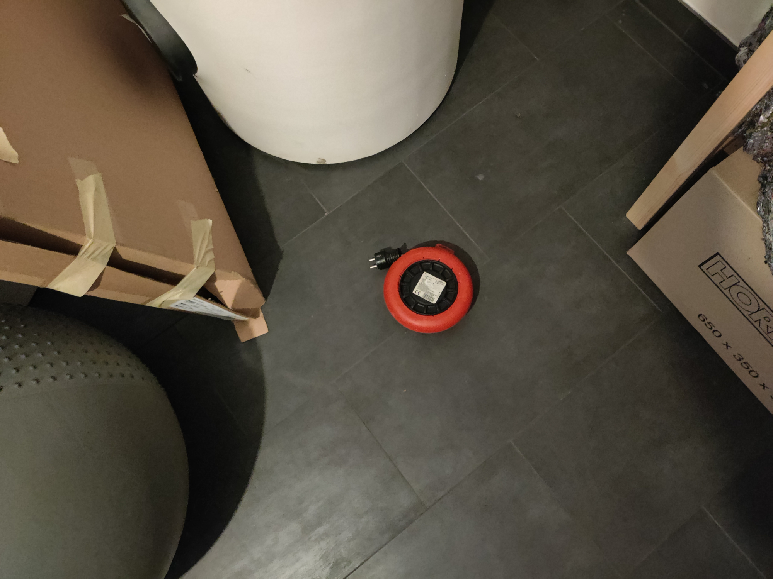
//> input picture kabeltrommel.png, 773 x 579 px
$ ./main kabeltrommel.png   (built with g++ and OpenCV 4)
//> lines starting //> are read from the running program, lines starting //| are printed output that depends on the picture; after the words box and inside, x2 and y2 are one past the last pixel; in counts of white or black regions, pixels touching at a corner belong together
/*Code by Ivo ackermann unless stated otherwise
loads an image source, color segments, smooths, detects edges with sobel, and detects circles in the image */

#include <iostream>           //Basic I/O Operations
#include "opencv2/opencv.hpp" //Include all OpenCV header


using namespace std;


//Class template
class discreteConvolution
{
private: //private members
    cv::Mat kernel_;

public: //public members
    //constructors
    discreteConvolution();
    discreteConvolution(cv::Mat);

    //public member functions
    void print();
    void conv(cv::Mat image, cv::Mat &convimage);
};

//default constructor
discreteConvolution::discreteConvolution()
{
    //initialize private members
    kernel_ = cv::Mat::zeros(3,3, CV_64F);
}


//angabe constructor
discreteConvolution::discreteConvolution(cv::Mat kernel)
{
    //initialize private members
    kernel_ = kernel;
}


//public member functions definitions
void discreteConvolution::print()           //for debugging
{
    std::cout << kernel_ << endl;
}

void discreteConvolution::conv(cv::Mat image, cv::Mat &convimage)
{
    image.convertTo(image, CV_64FC1);
    double min, max;
    convimage = cv::Mat::zeros(image.rows-kernel_.rows+1,image.cols-kernel_.cols+1, CV_64FC1);
    double sum = 0;
        for(int i = 0; i < image.rows-kernel_.rows+1; i++)
        {
            for(int j = 0; j < image.cols-kernel_.cols+1; j++)
            {
                sum = 0;                                                                        //build sum over dot product of kernel and the relevant section of image
                for (int k = 0; k < kernel_.rows; k++)
                {
                    for (int l = 0; l < kernel_.cols; l++)
                    {
                        sum += image.at<double>(i+k,j+l)*kernel_.at<double>(k,l);
                    }
                }
                convimage.at<double>(i,j)=sum;

            }
        }

}


class sobelDetector
{
    private:
            double m[3][3] = {{1., 2., 1.}, {0., 0., 0.}, {-1., -2., -1.}};     //explicit definition of sobel gradient detector kernel
            cv::Mat kernel_ = cv::Mat(3, 3, CV_64F, m);                         //feed Mat with the double array
            discreteConvolution sobelx_ = discreteConvolution(kernel_);
            discreteConvolution sobely_ = discreteConvolution(kernel_.t());     //.t transposes cv::Mat


    public:
        sobelDetector(){}

        //returns the edges of an image to imgsobel
        void getEdges(cv::Mat img,cv::Mat &imgsobel)
        {
            if (img.type()!=CV_64F) img.convertTo(img, CV_64F);                  //check if img is double and convert if it isnt
            if (imgsobel.type()!=CV_64F) imgsobel.convertTo(imgsobel, CV_64F);   //check if img is double and convert if it isnt

            //sobelx_.print();
            cv::Mat imgsobelx, imgsobely;
            sobelx_.conv(img, imgsobelx);                          //sobel in one dimension
            //sobely_.print();
            sobely_.conv(img, imgsobely);                          //sobel in the other dimension
            imgsobel = (imgsobelx.mul(imgsobelx)+imgsobely.mul(imgsobely)); //pythagoras in two lines
            cv::sqrt(imgsobel,imgsobel);
        }


};


//color segmentation of BGR based on the channel chosen in prefered_channel
void segment(std::vector<cv::Mat> BGR, cv::Mat &color, int prefered_channel)
{
    if( prefered_channel < 0 || prefered_channel > 2 ) {
        std::cout << "choose channel 0,1 or 2\n";                           // Print error msg
        color=cv::Mat::zeros(3,3,CV_64F);                                  // Failure doesn't occur to lazy find a compilable solution
    }

    for(int i=0; i< BGR.size() ;++i){                                       //check if BGR is double and convert if it isnt
    if (BGR[i].type()!=CV_64F) BGR[i].convertTo(BGR[i], CV_64F);
    }
    if (color.type()!=CV_64F) color.convertTo(color, CV_64F);                 //check if img is double and convert if it isnt

    if(prefered_channel==0) color =   2*BGR[0] - BGR[1] - BGR[2];       //color segmentation based on chosen channel
    if(prefered_channel==1) color = - BGR[0] + 2*BGR[1] - BGR[2];
    if(prefered_channel==2) color = - BGR[0] - BGR[1] + 2*BGR[2];
}


//returns an 8bit mat that is scaled to the [0,255] interval
void normalize(cv::Mat mat, cv::Mat &normmat)
{
    if (mat.type()!=CV_64F) mat.convertTo(mat, CV_64F);                 //check if img is double and convert if it isnt

    double min=255, max=0;                                              //slow but works
        for(int i = 0; i < mat.rows; i++)
        {
            for(int j = 0; j < mat.cols; j++)
            {
                min=std::min(min,mat.at<double>(i,j));
                max=std::max(max,mat.at<double>(i,j));
            }
        }
    mat = mat-min;
    mat = (mat/(max-min))*255;
    //cout  << "min " << min << "  max " << max <<endl;
    mat.convertTo(normmat, CV_8UC1);

}


int main( int argc, char** argv ) {             //example code by woeber
    if( argc != 2 ) {
        std::cout << "Usage: ./OpenCV <Pfad-zum-Bild>\n"; // Pritn usage message
        return -1;                                        // Failure occurs
    }

    std::string path_to_image = std::string( argv[ 1 ] );    //example code by woeber
    std::cout << "Got path to image:" << path_to_image << std::endl;
    //------------------------------//
    //--- Load iamge and test it ---//
    //------------------------------//
    cv::Mat img = cv::imread( path_to_image ); // Load image
//> img is the input picture: 579 rows x 773 cols, CV_8UC3; mean B, G, R 67.3, 80.4, 88.5
    if( img.rows <= 0 ) {
        std::cout << "Faulty iamge file\n"; // Pritn error msg
        return -1;                          // Failure occurs
    }//End check image                          //end of excample code


    double m[3][3] = {{1., 2., 1.}, {2., 4., 2.}, {1., 2., 1.}};     //explicit definition of double array gaussian
    cv::Mat kernel = cv::Mat(3, 3, CV_64F, m);              //feed Mat with the double array
    discreteConvolution *denoise = new discreteConvolution(kernel);
    //denoise->print();

    std::vector< cv::Mat > layers;
    cv::Mat convimage, charconvimage, segimg, edges, charedges, thresholdedimg;
    cv::split(img, layers);         // Split channles into 3 cv::Mats instead of 1 cv::Mat that has vec3 entries
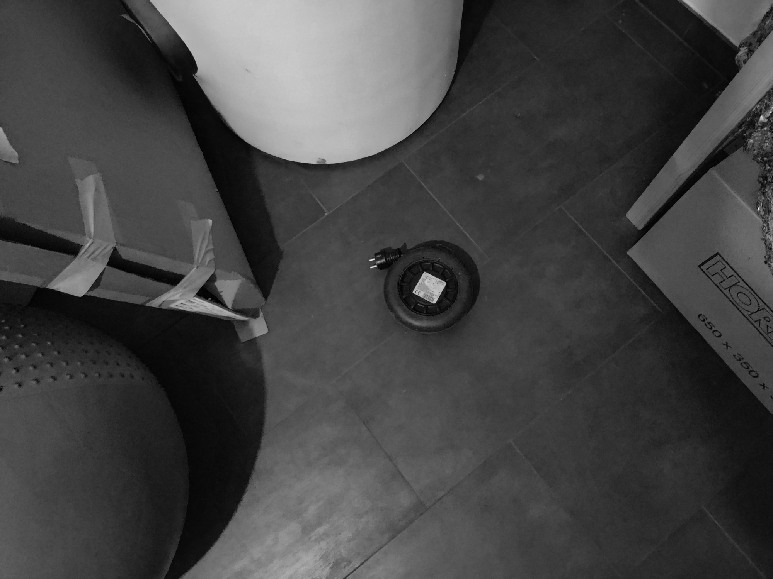
//> layers[0]: 579 rows x 773 cols, CV_8UC1; min 0, max 240, mean 67.3
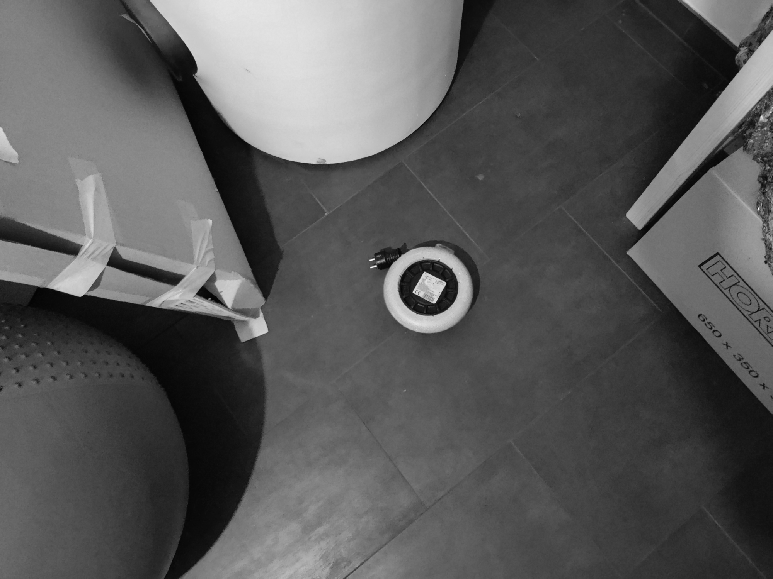
//> layers[2]: 579 rows x 773 cols, CV_8UC1; min 1, max 254, mean 88.5
    segment(layers, segimg ,2);     // colorsegmentation
//> the loop in segment, `for(int i=0; i< BGR.size() ;++i)` made 3 passes
//> in segment, `if(prefered_channel==2) color = - BGR[0] - BGR[1] + 2*BGR[2];`:
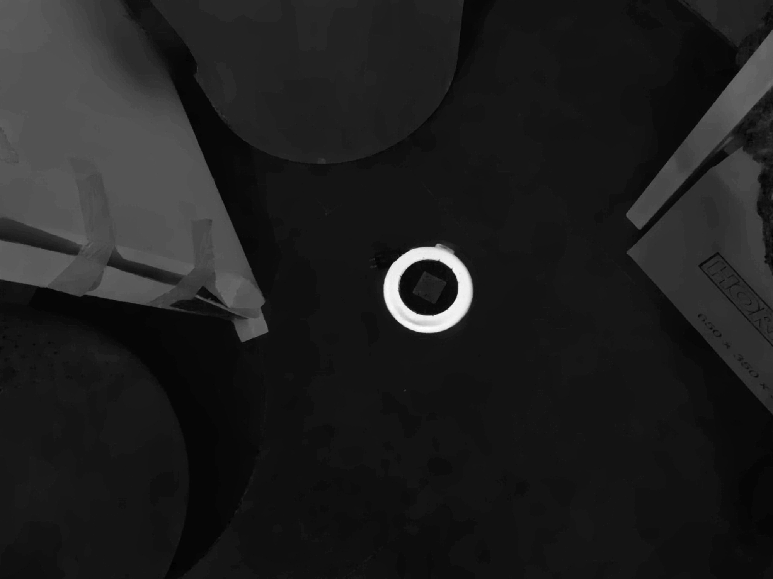
//> color: 579 rows x 773 cols, CV_64FC1; min -8, max 298, mean 29.3; drawn with min black and max white

    denoise->conv(segimg, convimage);   //linear convolution with gaussian kernel
//> the loop in conv, `for(int i = 0; i < image.rows-kernel_.rows+1; i++)` made 577 passes
//> sum on passes 1 to 3: 434, 438, 472
//> after the loop in conv, `for(int i = 0; i < image.rows-kernel_.rows+1; i++)`: sum = 182
    normalize(convimage, charconvimage); //just for controlimage
//> the loop in normalize, `for(int i = 0; i < mat.rows; i++)` made 577 passes
//> (min, max) on passes 1 to 3: (32, 1643), (20, 1643), (16, 1643)
//> after the loop in normalize, `for(int i = 0; i < mat.rows; i++)`: min = -83; max = 4715


    sobelDetector sbldt;                    //initialzise sobel class
    sbldt.getEdges(convimage, edges);       //uses sobel detector
//> the loop in conv (call 2), `for(int i = 0; i < image.rows-kernel_.rows+1; i++)` made 575 passes
//> sum on passes 1 to 3: -4.25, -2.92, 14.24
//> after the loop in conv (call 2), `for(int i = 0; i < image.rows-kernel_.rows+1; i++)`:
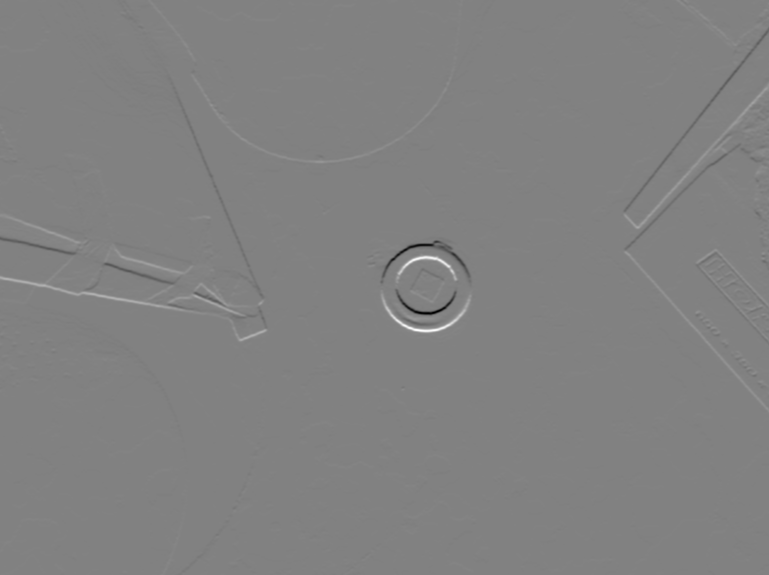
//> convimage: 575 rows x 769 cols, CV_64FC1; min -658.7, max 637.3, mean 0.3; drawn with min black and max white
//> after the loop in conv (call 2), `for(int i = 0; i < image.rows-kernel_.rows+1; i++)`: sum = -1.7
//> in getEdges, `imgsobel = (imgsobelx.mul(imgsobelx)+imgsobely.mul(imgsobely));`:
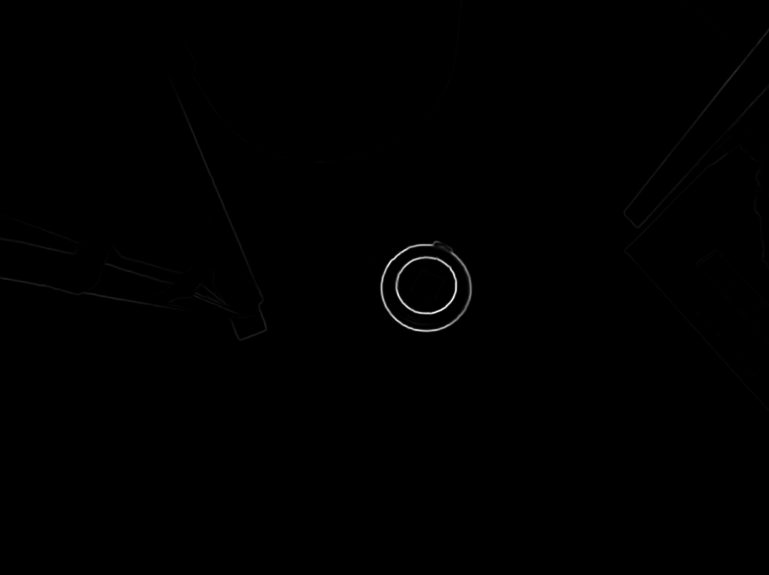
//> imgsobel: 575 rows x 769 cols, CV_64FC1; min 0, max 499520.2, mean 1085.2; drawn with min black and max white
    normalize(edges, charedges);            //make it byte sized
//> the loop in normalize (call 2), `for(int i = 0; i < mat.rows; i++)` made 575 passes
//> max on passes 1 to 3: 97.7, 100.8, 101.1

    cv::threshold(charedges, thresholdedimg, 0, 255, cv::THRESH_BINARY | cv::THRESH_OTSU);  //otsu threshold returns binary image
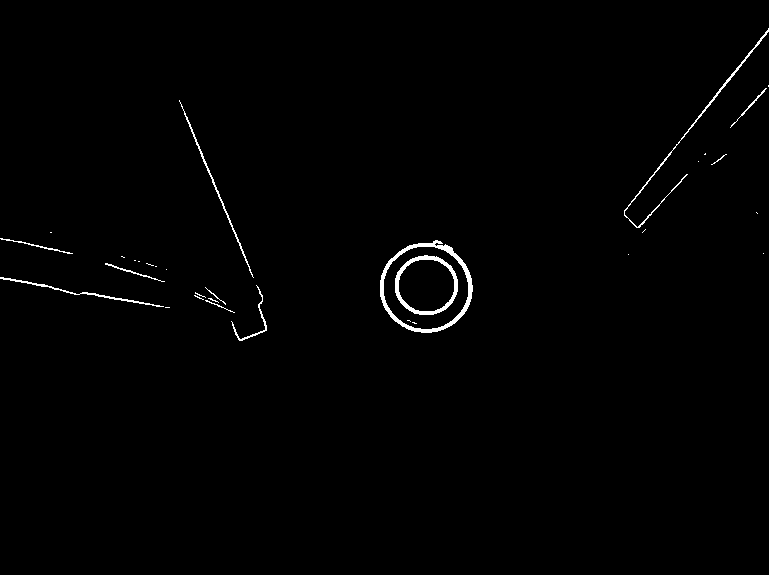
//> thresholdedimg: 575 rows x 769 cols, CV_8UC1; 0.85% white; 32 white regions (20 under 20 px), largest, box (x1, y1, x2, y2) and area: (380, 240, 473, 333) 1168, (395, 255, 458, 315) 728, (624, 28, 769, 228) 550


    //Detect circles in the image
    vector<cv::Vec3f> circles;
    cv::HoughCircles(thresholdedimg, circles, cv::HOUGH_GRADIENT, 2,
                     thresholdedimg.rows / 8,       // min distance between circles
                     100, 30, 20, 50                // last two parameters (min_radius & max_radius) are circle size in pixels
    );
//> circles = 2 circles (x, y, radius): [425, 285, 43.2], [213, 269, 33]

    cv::Mat imgcopy=charedges.clone();

    //Draw circles detected
    for(size_t i = 0; i < circles.size(); i++) {
        cv::Vec3i c = circles[i];
        //std::cout << circles[i];
        cv::Point center = cv::Point(c[0], c[1]);
        int radius = c[2];
        cv::circle(imgcopy, center, radius, 255, 3, cv::LINE_AA);   // circle outline
    }
//> this loop made 2 passes
//> (center, radius) on passes 1 to 2: (Point(425, 285), 43), (Point(213, 269), 33)
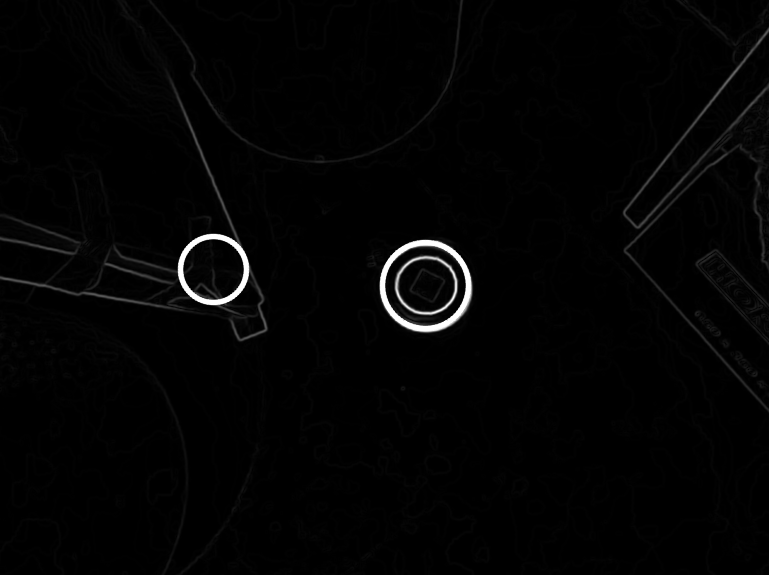
//> imgcopy: 575 rows x 769 cols, CV_8UC1; min 0, max 255, mean 3.7

    cv::namedWindow("original Image", 0);
    cv::imshow("original Image", img);

    cv::namedWindow("colorsegmented Image", 0);
    cv::imshow("colorsegmented Image", charconvimage);

    cv::namedWindow("sobel Image", 0);
    cv::imshow("sobel Image", charedges);

    cv::namedWindow("thresholded Image", 0);
    cv::imshow("thresholded Image", thresholdedimg);

    cv::namedWindow("original Image with circles", 0);
    cv::imshow("original Image with circles", imgcopy);

    cv::waitKey(0);                     //Print iamge and wait for user input


} // end main function
